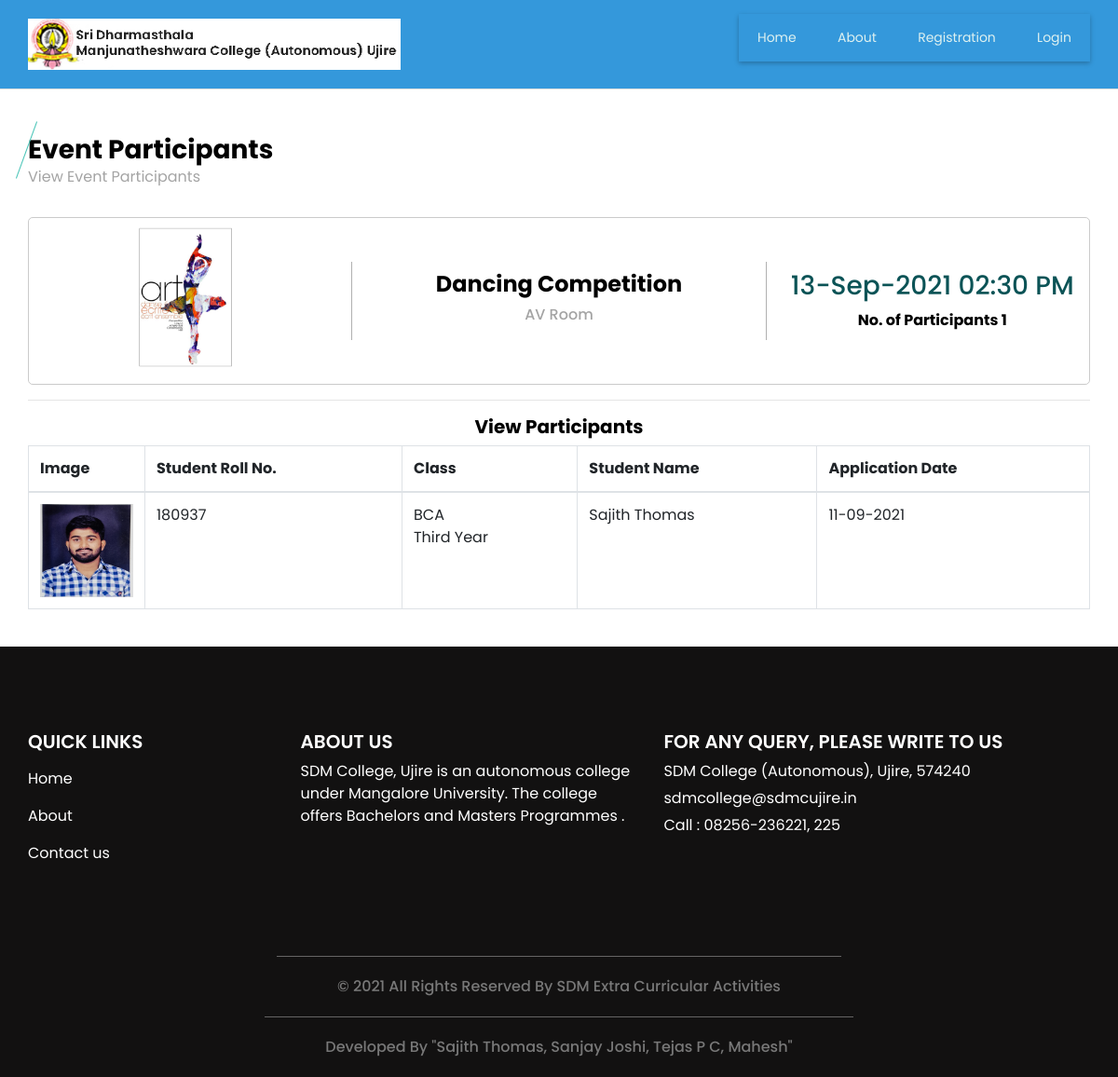
/view_event_participant_list.php?event_id=1, run on the app's committed database.
### tables this page shows
CREATE TABLE `event` (
  `event_id` bigint(20) NOT NULL,
  `event_type_id` int(11) NOT NULL,
  `event_participation_type` varchar(25) NOT NULL COMMENT 'Single, Team',
  `no_of_participants` int(11) NOT NULL,
  `event_title` varchar(300) NOT NULL,
  `event_description` text NOT NULL,
  `event_rules` text NOT NULL,
  `event_banner` varchar(300) NOT NULL,
  `department_id` int(11) NOT NULL,
  `club_id` int(11) NOT NULL,
  `course_id` text NOT NULL,
  `st_class` text NOT NULL,
  `event_date_time` datetime NOT NULL,
  `event_venue` text NOT NULL,
  `staff_id` int(11) NOT NULL,
  `participation_limit` int(11) NOT NULL,
  `event_status` varchar(10) NOT NULL
);

CREATE TABLE `event_participation` (
  `event_participation_id` int(11) NOT NULL,
  `event_id` int(11) NOT NULL,
  `student_id` int(11) NOT NULL,
  `event_participation_type` varchar(25) NOT NULL,
  `team` varchar(25) NOT NULL,
  `apply_dt_tim` datetime NOT NULL,
  `event_participation_status` varchar(10) NOT NULL
);

CREATE TABLE `student` (
  `student_id` int(11) NOT NULL,
  `student_name` varchar(30) NOT NULL,
  `course_id` int(11) NOT NULL,
  `student_rollno` varchar(10) NOT NULL,
  `student_password` varchar(300) NOT NULL,
  `st_class` varchar(20) NOT NULL,
  `student_image` varchar(300) NOT NULL,
  `gender` varchar(10) NOT NULL,
  `dob` date NOT NULL,
  `language` varchar(25) NOT NULL,
  `elective_paper` varchar(20) NOT NULL,
  `extension_activities` varchar(50) NOT NULL,
  `student_status` varchar(10) NOT NULL
);

CREATE TABLE `course` (
  `course_id` int(11) NOT NULL,
  `course_title` varchar(25) NOT NULL,
  `course_description` text NOT NULL,
  `course_status` varchar(10) NOT NULL
);

### view_event_participant_list.php (the view, shortened to what this page needs)
<?php
include("header.php");
?>
<br>&nbsp;
  <section class="event_section">
    <div class="container">
      <div class="heading_container">
        <h3>
          Event Participants
        </h3>
        <p>
          View Event Participants
        </p>
      </div>
      <?php
		    $sqlview = "SELECT * FROM  event where event_id=$_GET[event_id]";
		    $qsqlview = mysqli_query($con,$sqlview);
	    	while($rsview = mysqli_fetch_array($qsqlview))
		    {
          ?>
      <div class="event_container">
        <div class="box">
          <div class="img-box">
           <h5>
		  <?php
      $imge=$rsview['event_banner'];
      echo '<img src="imgbanner/' .$imge .'" width="150" height="150">';
      ?>
		   </h5>
          </div>
          <div class="detail-box">
            <h4>
            <?php echo $rsview['event_title'];?>
            </h4>
            <h6>
              <?php echo $rsview['event_venue'];?>
            </h6>
          </div>
          <div class="date-box">
            <h3>
            <?php echo date("d-M-Y h:i A",strtotime($rsview['event_date_time']));?>
            </h3>
			<b>No. of Participants <?php
			$sqlpart = "SELECT * FROM event_participation where event_id='$rsview[event_id]'";
			$qsqlpart = mysqli_query($con,$sqlpart);
			echo  mysqli_num_rows($qsqlpart)
			?></b>
          </div>
        </div>
        <?php
      }
        ?>
    </div>
  </section>
  <section class="event_section">
    <div class="container">
      <div class="event_container">
<hr>
        <div class="">
         <div class="login_form">
		          <div class="col-md-12">
          <centeR><div class="detail-box">
            <h5>
              <b >View Participants</b>
            </h5>
          </div></center>
        </div>
			<div class="row">
				  <div style="text-align: left;" class="col-md-12">
<table class="table table-bordered" >
<thead>
		<tr>
			<th>Image</th>
			<th>Student Roll No.</th>
			<th>Class</th>
			<th>Student Name</th>
			<th>Application Date</th>
		</tr>
	</thead>
	<tbody>
  <?php
  	$sqlview = "SELECT event_participation.*,student.student_name,student.student_image, student.st_class, student.student_rollno, course.course_title FROM `event_participation` LEFT JOIN student ON event_participation.student_id=student.student_id LEFT JOIN course ON course.course_id=student.course_id WHERE event_participation.event_id='$_GET[event_id]'";
	$qsqlview = mysqli_query($con,$sqlview);
	while($rsview = mysqli_fetch_array($qsqlview))
		{
			echo "<tr>
				<td style='width: 50px;height: 50px;'><img src='studentimg/$rsview[student_image]' style='width: 100px;height: 100px;' ></td>
				<td>$rsview[student_rollno]</td>
				<td>$rsview[course_title]<br>$rsview[st_class]</td>
				<td>$rsview[student_name]</td>
				<td>" . date("d-m-Y",strtotime($rsview['apply_dt_tim'])) . "</td>";
			echo"</tr>";
		}
  ?>
	</tbody>
</table>
				  </div>
			</div>
          </div>
        </div>
      </div>
    </div>
  </section>
<br>
<?php
include("footer.php");
?>

### css/style.css (style rules this page uses)
body { font-family: "Poppins", sans-serif; color: #000000; background-color: #ffffff; }
.heading_container { display: -webkit-box; display: -ms-flexbox; display: flex; -webkit-box-orient: vertical; -webkit-box-direction: normal; -ms-flex-direction: column; flex-direction: column; -webkit-box-align: start; -ms-flex-align: start; align-items: flex-start; }
.heading_container h3 { font-weight: bold; position: relative; margin-bottom: 15px; }
.heading_container h3::before { content: ""; position: absolute; top: 50%; left: 2px; width: 1px; height: 65px; background-color: #4bc5b8; -webkit-transform: translateY(-50%) rotate(20deg); transform: translateY(-50%) rotate(20deg); }
.event_section .heading_container h3 { margin-bottom: 0; }
.event_section .heading_container h3::before { left: -2px; }
.event_section p { color: #a4a4a4; }
.event_section .event_container .box { display: -webkit-box; display: -ms-flexbox; display: flex; -webkit-box-align: center; -ms-flex-align: center; align-items: center; border: 1px solid #cbcbcb; margin: 15px 0; border-radius: 5px; }
.event_section .event_container .box > div { -webkit-box-flex: 1; -ms-flex: 1; flex: 1; display: -webkit-box; display: -ms-flexbox; display: flex; -webkit-box-orient: vertical; -webkit-box-direction: normal; -ms-flex-direction: column; flex-direction: column; -webkit-box-align: center; -ms-flex-align: center; align-items: center; -webkit-box-pack: center; -ms-flex-pack: center; justify-content: center; margin: 10px; }
.event_section .event_container .box .img-box img { width: 100%; }
.event_section .event_container .box .detail-box { border-left: 1px solid #b0b0b0; border-right: 1px solid #b0b0b0; -webkit-box-flex: 1.4; -ms-flex: 1.4; flex: 1.4; padding: 10px 0; }
.event_section .event_container .box .detail-box h4 { font-weight: bold; }
.event_section .event_container .box .detail-box h6 { color: #a4a4a4; }
.event_section .event_container .box .date-box h3 { color: #0b5356; }

### css/responsive.css (style rules this page uses)
@media (min-width: 1200px) { .container { max-width: 1170px; } }

### data on the page
event: event_banner (picture), event_title "Dancing Competition", event_venue "AV Room", event_date_time "13-Sep-2021 02:30 PM", mysqli_num_rows($qsqlpart) "1"
event_participation: student.student_image (picture), student.student_rollno "180937", course.course_title "BCA", student.st_class "Third Year", student.student_name "Sajith Thomas", apply_dt_tim "11-09-2021"
